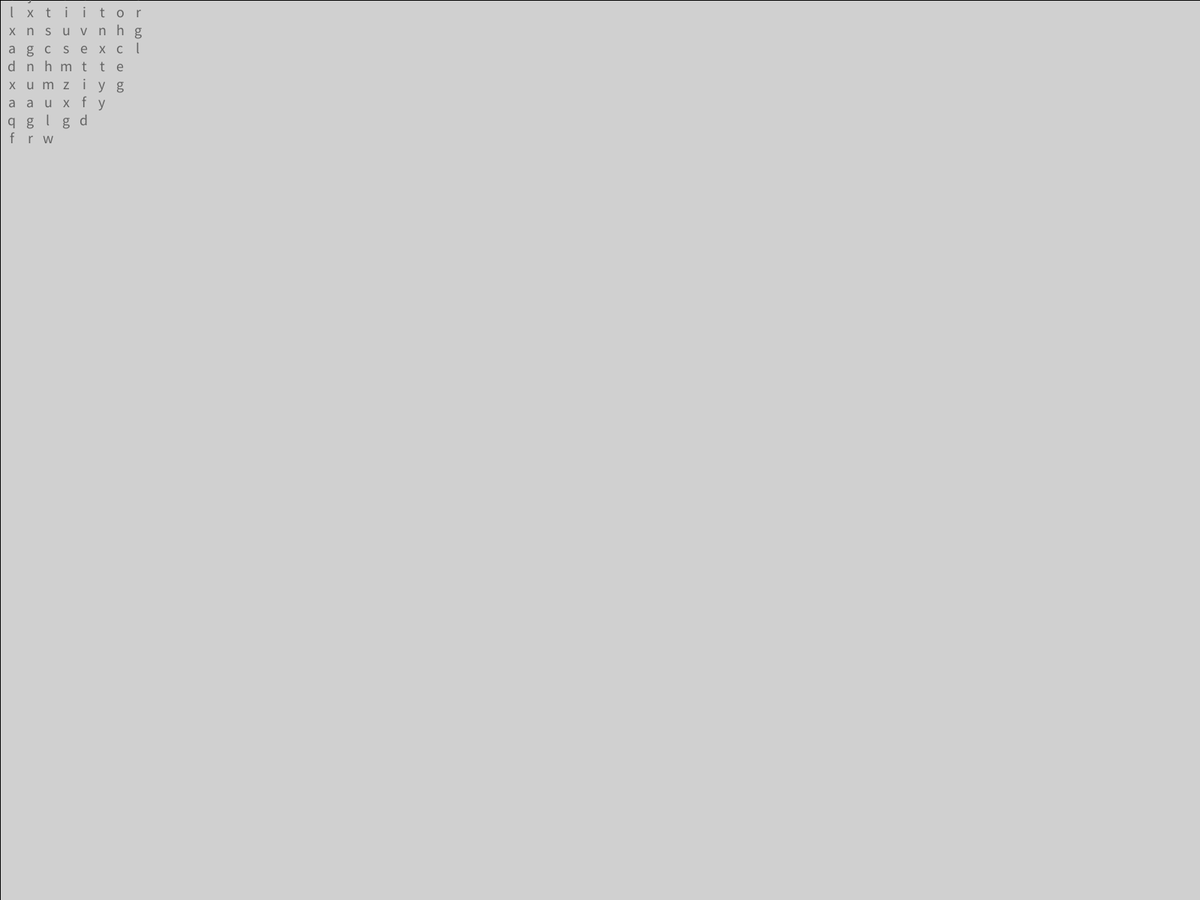
Frame 1 (no input)
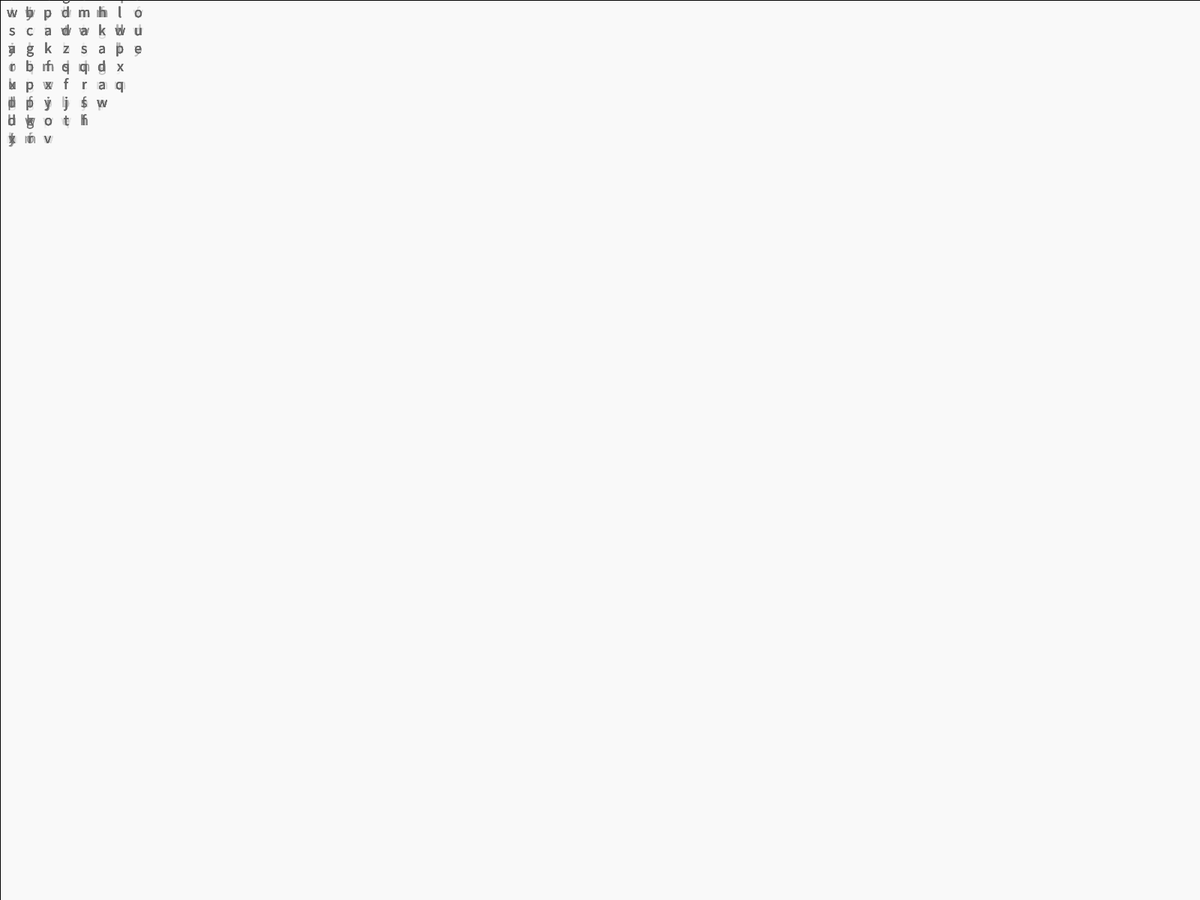
Frame 60 (the mouse pressed at the canvas centre just before this capture)
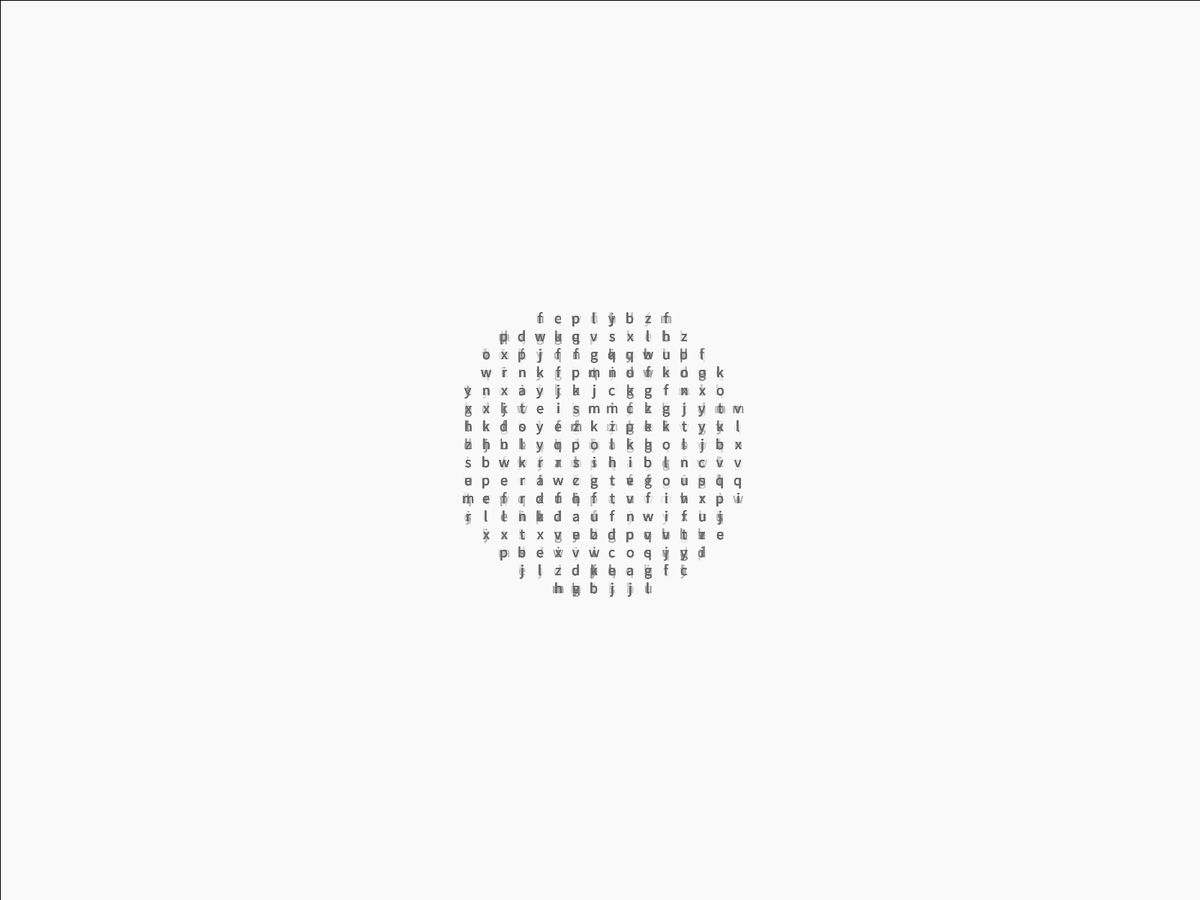
Frame 120 (the mouse held since frame 60 and released just before this capture)

The Processing sketch that drew these frames (run headless with seeded random() and noise(); from frame 60 on, the mouse is pressed at the canvas centre):

// Processing sketch: FadingText
// ── FadingText.pde
private static final int TEXT_SIZE = 20;
private int mAlpha;
private AlphabetRenderer mAlphabetRenderer;

void setup() {
  fullScreen();
  textAlign(CENTER, CENTER);
  textSize(TEXT_SIZE);
  
  mAlpha = 20;
  mAlphabetRenderer = new AlphabetRenderer(TEXT_SIZE);
}

void draw() {
  fill(255, mAlpha);
  rect(0, 0, width, height);
  fill(100);
  
  mAlphabetRenderer.update();
  mAlphabetRenderer.display();
}
// ── Alphabet.pde
class Alphabet {
  private int mX;
  private int mY;
  private char mAlphabet;
  
  Alphabet(int x, int y, char alphabet) {
    setX(x);
    setY(y);
    setAlphabet(alphabet);
  }
  
  void setX(int x) {
    mX = x;
  }
  
  int getX() {
    return mX;
  }
  
  void setY(int y) {
    mY = y;
  }
  
  int getY() {
    return mY;
  }
  
  void setAlphabet(char alphabet) {
    mAlphabet = alphabet;
  }
  
  char getAlphabet() {
    return mAlphabet;
  }
}
// ── AlphabetRenderer.pde
class AlphabetRenderer {
 private int mTextSize;
 private int mSpace;
 private ArrayList<Alphabet> mAlphabets;
  
 AlphabetRenderer(int textSize) {
   mTextSize = textSize;
   mSpace = 4;
   mAlphabets = new ArrayList();
   
   for (int x = 0, xLen = width; x < xLen; x += (mTextSize + mSpace)) {
    for (int y = 0, yLen = width; y < yLen; y += (mTextSize + mSpace)) {
      int posX = x - xLen / 2;
      int posY = y - yLen / 2;
      Alphabet alphabet = new Alphabet(posX, posY, createRandomChar());
      mAlphabets.add(alphabet);
    }
   }
 }
  
 void update() {
  for (Alphabet alphabet : mAlphabets) {
    if (random(100) < 10) {
      alphabet.setAlphabet(createRandomChar());
    }
  }
 }
 
 void display() {
   for (Alphabet alphabet : mAlphabets) {
     int posX = alphabet.getX() + mouseX;
     int posY = alphabet.getY() + mouseY;
     float dist = dist(posX, posY, mouseX, mouseY);
     
     if (dist > mTextSize * 10) {
       continue; 
     }
     
     text(alphabet.getAlphabet(), posX, posY);
   }
 }
 
 private char createRandomChar() {
   return char(int(random(97, 123)));
 }
}
